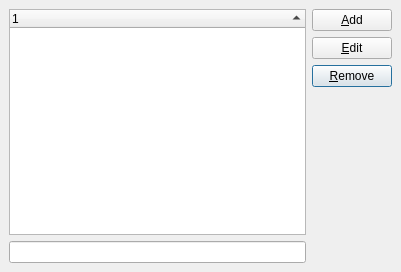
<ui version="4.0" >
 <class>StringListEditor</class>
 <widget class="QDialog" name="StringListEditor" >
  <property name="geometry" >
   <rect>
    <x>0</x>
    <y>0</y>
    <width>401</width>
    <height>272</height>
   </rect>
  </property>
  <property name="windowTitle" >
   <string>Editor</string>
  </property>
  <layout class="QGridLayout" >
   <property name="margin" >
    <number>9</number>
   </property>
   <property name="spacing" >
    <number>6</number>
   </property>
   <item row="2" column="1" >
    <widget class="QPushButton" name="remove" >
     <property name="text" >
      <string>&amp;Remove</string>
     </property>
    </widget>
   </item>
   <item row="1" column="1" >
    <widget class="QPushButton" name="edit" >
     <property name="text" >
      <string>&amp;Edit</string>
     </property>
    </widget>
   </item>
   <item row="0" column="1" >
    <widget class="QPushButton" name="add" >
     <property name="text" >
      <string>&amp;Add</string>
     </property>
    </widget>
   </item>
   <item row="4" column="0" >
    <widget class="QLineEdit" name="input" />
   </item>
   <item rowspan="4" row="0" column="0" >
    <widget class="QTreeWidget" name="list" >
     <property name="editTriggers" >
      <set>QAbstractItemView::SelectedClicked</set>
     </property>
     <property name="alternatingRowColors" >
      <bool>true</bool>
     </property>
     <property name="rootIsDecorated" >
      <bool>false</bool>
     </property>
     <property name="sortingEnabled" >
      <bool>true</bool>
     </property>
    </widget>
   </item>
   <item rowspan="2" row="3" column="1" >
    <spacer>
     <property name="orientation" >
      <enum>Qt::Vertical</enum>
     </property>
     <property name="sizeHint" >
      <size>
       <width>20</width>
       <height>141</height>
      </size>
     </property>
    </spacer>
   </item>
  </layout>
 </widget>
 <resources/>
 <connections/>
</ui>
